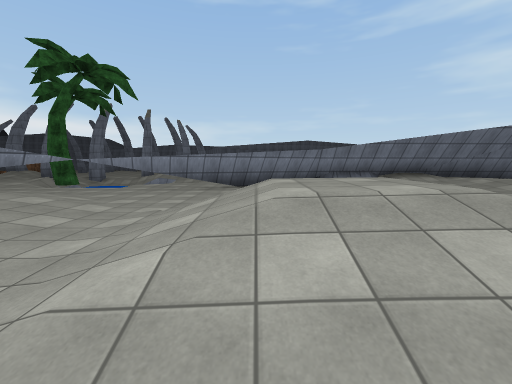
View 1 (above)

13 first-person views from a walk through a Unity game level. The camera is 1.5 m above the floor, tilts 6° down and sees 90° across. The floor is counted in squares, 2 m on a side. Each view is taken from the middle of a square. On the plan, view 1 faces up. The plan holds only what a view shows up to about 9 squares ahead; the rest is blank. The place goes on beyond the plan. Some animated figures are not drawn. Surface patterns are stand-ins for the level's own textures.

View 2
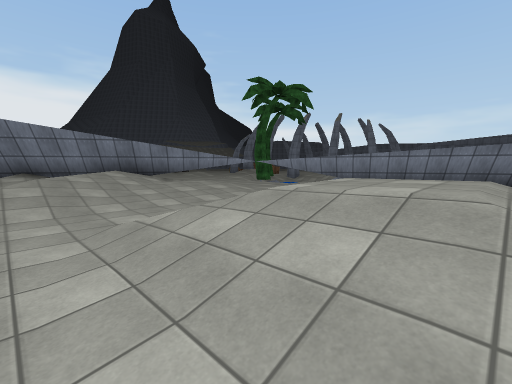

View 3
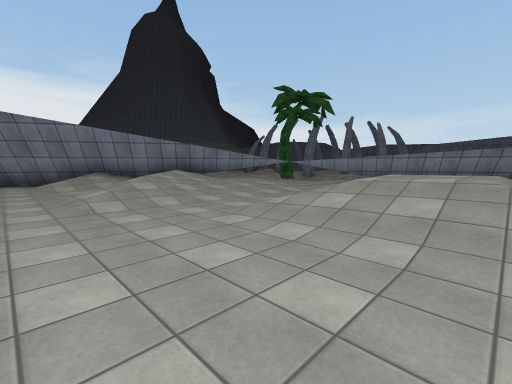

View 4
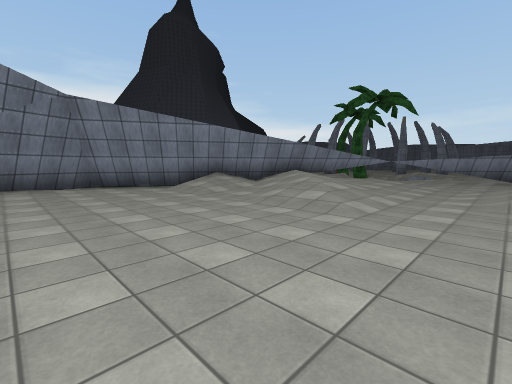

View 5
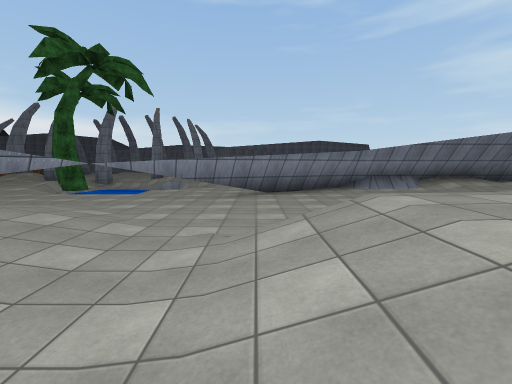

View 6
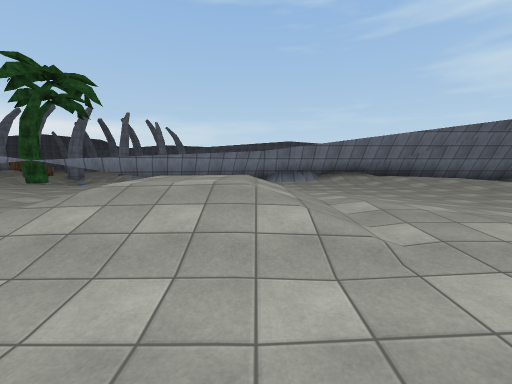

View 7
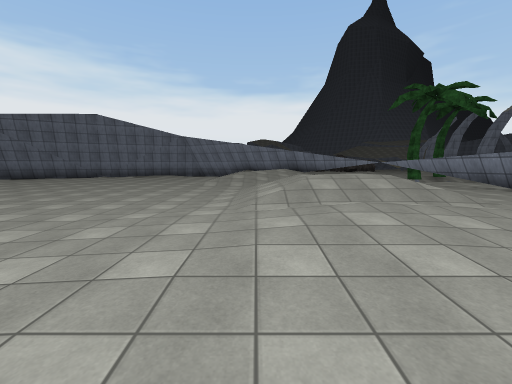

View 8
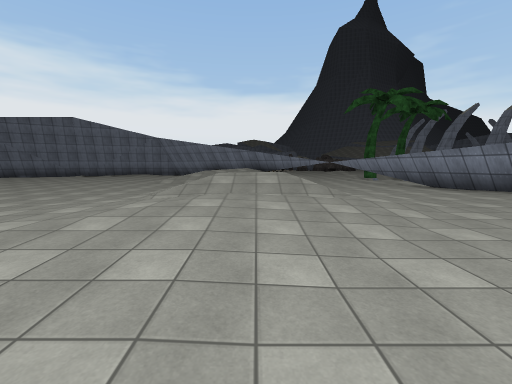

View 9
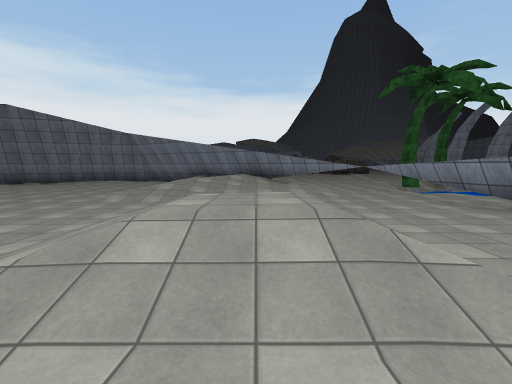

View 10
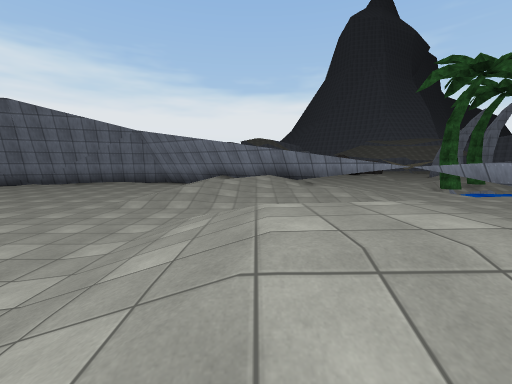

View 11
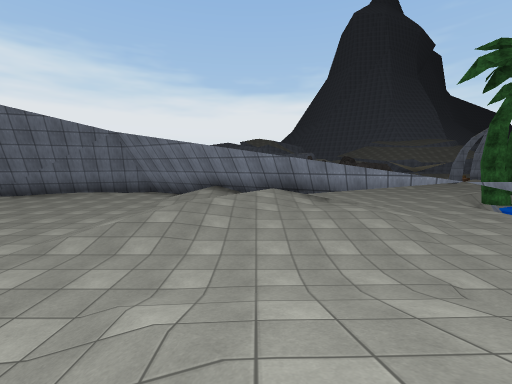

View 12
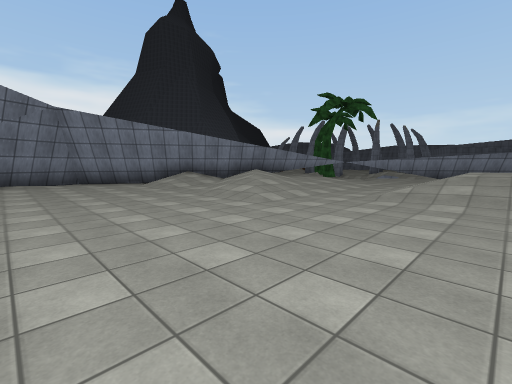

View 13
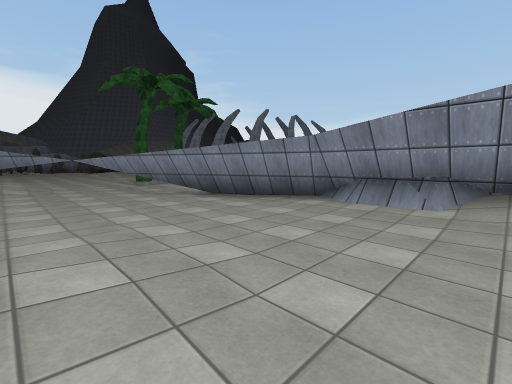

### Floor plan
Key: @ floor where view 1 was taken; # wall or solid block; . main floor; : floor 0.25 m higher than the main floor; + floor 0.5 m higher than the main floor; * floor 0.75 m higher than the main floor; % floor 1 m higher than the main floor; / step, stairs or slope; ^ raised ledge; T tree.
Columns run from 11 left of view 1 to 9 right of it. Each row starts with its distance up from view 1.
 10   ^#T   ^^  ^#######
  9   ^^   ^^^^##...///
  8    ^^^^^###......///+
  7    ^^^^#  ........///
  6    ^^^# ...........//
  5    ^^#  /.....//....
  4     ^# +/.///////..
  3     #*///.//%////...
  2    ^#%///.///////:.
  1   ^#/////.//////::.
  0   #*/////..@...:::
 -1  ^#//.///.........
 -2 ^#..............
 -3 #..............
 -4 ^#............
 -5  #...........
 -6    ....  ...
 -7          ..

Where each view was taken, in squares from view 1:
view 1: 0 up, 0 right, facing up
view 2: 0 up, 2 right, facing up-left
view 3: 2 down, 2 right, facing up-left
view 4: 5 down, 1 left, facing up-left
view 5: 1 up, 1 left, facing up
view 6: 1 down, 2 right, facing up
view 7: 1 up, 7 right, facing left
view 8: 3 up, 8 right, facing left
view 9: 3 up, 4 right, facing left
view 10: 2 up, 3 right, facing left
view 11: 2 up, 1 right, facing left
view 12: 5 down, 1 right, facing up-left
view 13: 5 up, 5 right, facing up-left
